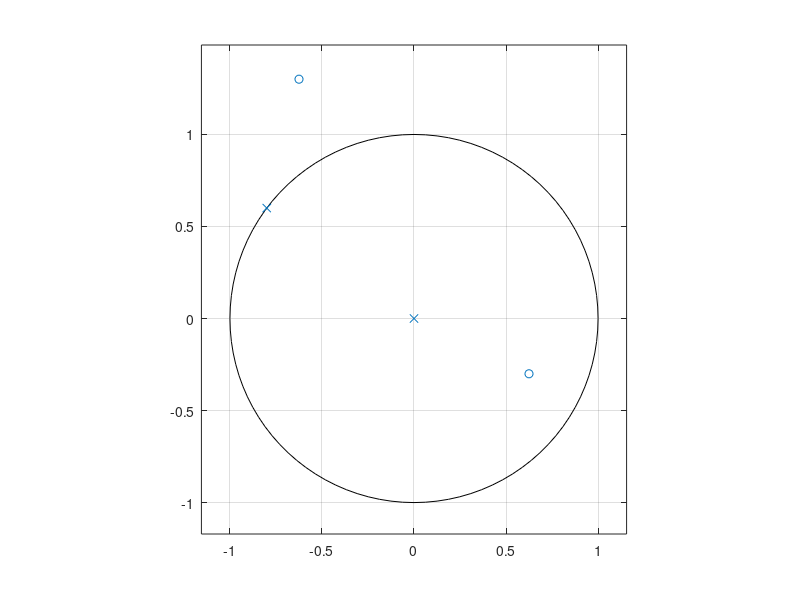

MATLAB code for this plot:
clear all;
close all

nullstellen = [-1, 1j, -1j];
% P1 ist implizit 0, sonst geht zplane nicht
polstellen = [0.75 + 0.25j, 0.75 - 0.25j];

zplane(nullstellen, polstellen);